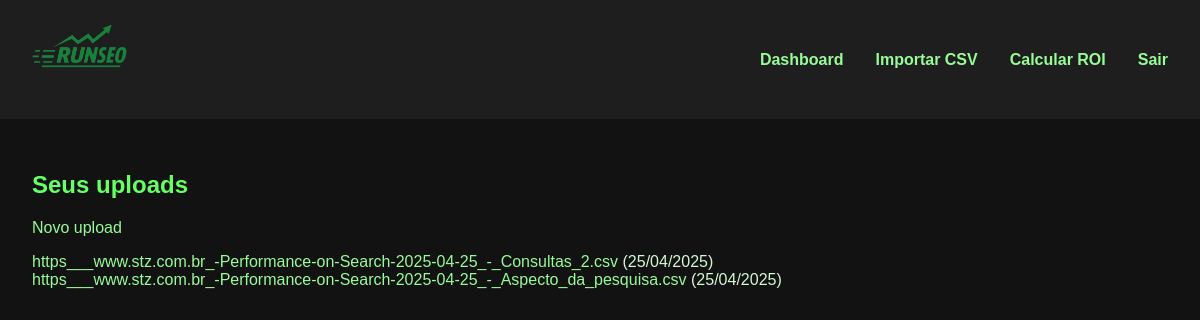
Page /dashboard (signed in) on the committed database.
### models.py (models this page shows)
class Upload(db.Model):
    id = db.Column(db.Integer, primary_key=True)
    filename = db.Column(db.String(120), nullable=False)
    upload_date = db.Column(db.DateTime, default=datetime.utcnow)
    user_id = db.Column(db.Integer, db.ForeignKey('user.id'), nullable=False)
    content_preview = db.Column(db.Text)  # opcional: salvar um resumo

### app.py (the view)
@app.route('/dashboard')
@login_required
def dashboard():
    uploads = Upload.query.filter_by(user_id=current_user.id).order_by(Upload.upload_date.desc()).all()
    return render_template('dashboard.html', uploads=uploads)

### app.py (called while the page is built)
@login_manager.user_loader
def load_user(user_id):
    return User.query.get(int(user_id))

### templates/dashboard.html (shortened to what this page needs)
{% extends 'base.html' %}
{% block content %}
<h2>Seus uploads</h2>
<a href="{{ url_for('upload') }}">Novo upload</a>
<ul>
    {% for upload in uploads %}
        <li>
            <a href="{{ url_for('insights', upload_id=upload.id) }}">{{ upload.filename }}</a> ({{ upload.upload_date.strftime('%d/%m/%Y') }})
        </li>
    {% else %}
        <p>Você ainda não enviou nenhum arquivo.</p>
    {% endfor %}
</ul>
{% endblock %}

### static/css/style.css (style rules this page uses)
body { background-color: #121212; color: #d4f7d4; font-family: Arial, sans-serif; margin: 0; padding: 0; }
h2, h3 { color: #66ff66; }
ul { list-style: none; padding-left: 0; }
a { color: #98fb98; text-decoration: none; }

### rows in the picture
Upload: filename "https___www.stz.com.br_-Performance-on-Search-2025-04-25_-_Consultas_2.csv", upload_date "25/04/2025"
Upload: filename "https___www.stz.com.br_-Performance-on-Search-2025-04-25_-_Aspecto_da_pesquisa.csv", upload_date "25/04/2025"
